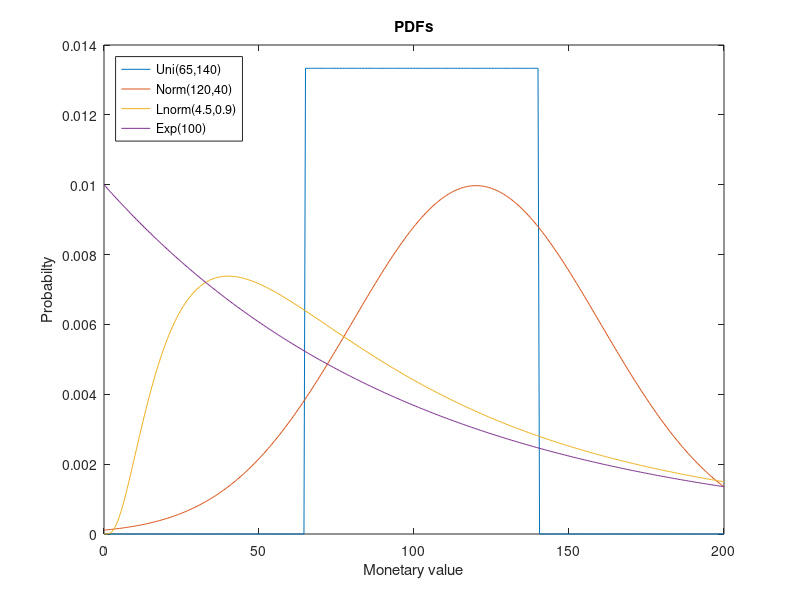
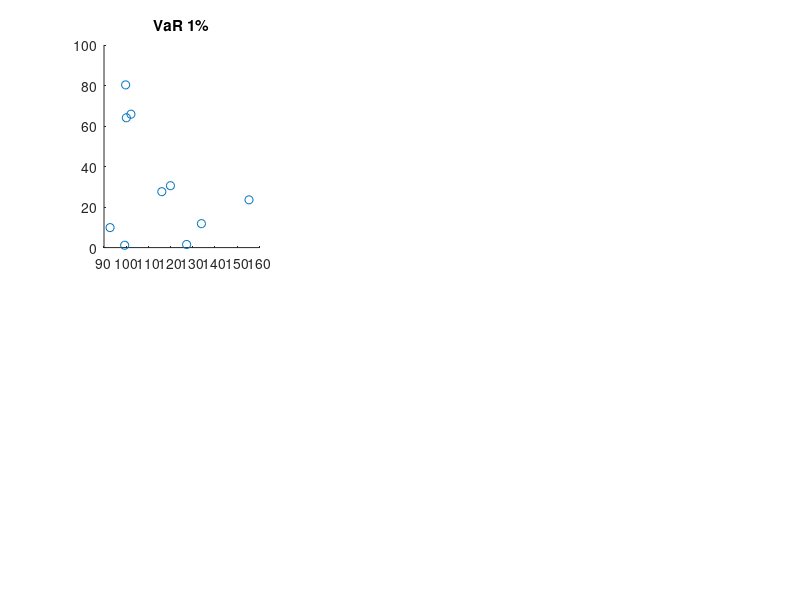

Write MATLAB code to recreate these figures, in order. (Note: this script raises an error after producing the figures.)
close all, clear all
% A1 Uni(80,120)
% A2 Uni(65,140)
% A3 Norm(120,40)
% A4 Norm(100,15)
% A5 Lnorm(4.8,0.7)
% A6 Lnorm(4.5,0.9)
% A7 Exp(100)
% A8 Exp(125)
% A9 Weib(105,2)
% A10 Weib(130,3)

% a %%%%%%%%%%%%%%%%%%%%%%%%%%%%%%%%%%%%%%%%%%%%%%%%%%%%%%%%%%%%%%%%%%%%%%%
%fill the parts XXXXXXX
t = 0:0.5:200;
pd1 = makedist('Uniform','lower',80,'upper',120);
a1 = pdf(pd1,t);
pd2 = makedist('Uniform','lower',65,'upper',140);
a2 = pdf(pd2,t);
pd3 = makedist('Normal','mu',120,'sigma',40);
a3 = pdf(pd3,t);
pd4 = makedist('Normal','mu',100,'sigma',15);
a4 = pdf(pd4,t);
pd5 = makedist('Lognormal','mu',4.8,'sigma',0.7);
a5 = pdf(pd5,t);
pd6 = makedist('Lognormal','mu',4.5,'sigma',0.9);
a6 = pdf(pd6,t);
pd7 = makedist('Exponential','mu',100);
a7 = pdf(pd7,t);
pd8 = makedist('Exponential','mu',125);
a8 = pdf(pd8,t);
pd9 = makedist('Weibull','a',105,'b',2);
a9 = pdf(pd9,t);
pd10 = makedist('Weibull','a',130,'b',3);
a10 = pdf(pd10,t);



% b %%%%%%%%%%%%%%%%%%%%%%%%%%%%%%%%%%%%%%%%%%%%%%%%%%%%%%%%%%%%%%%%%%%%%%%
%create the plot of PDFs
%type 'help pdf' to see what the values a1,...,a10 are and if they can be
%used for plotting
plot(t,a2)
hold on
plot(t,a3)
plot(t,a6)
plot(t,a7)
xlabel('Monetary value')
ylabel('Probabilty')
title('PDFs')
legend('Uni(65,140)', 'Norm(120,40)', 'Lnorm(4.5,0.9)',"Exp(100)", 'location','northwest')



% c %%%%%%%%%%%%%%%%%%%%%%%%%%%%%%%%%%%%%%%%%%%%%%%%%%%%%%%%%%%%%%%%%%%%%%%
%create samples
samples =zeros(10,5000);
samples(1,:) = random(pd1,1,5000);
samples(2,:) = random(pd2,1,5000);
samples(3,:) = random(pd3,1,5000);
samples(4,:) = random(pd4,1,5000);
samples(5,:) = random(pd5,1,5000);
samples(6,:) = random(pd6,1,5000);
samples(7,:) = random(pd7,1,5000);
samples(8,:) = random(pd8,1,5000);
samples(9,:) = random(pd9,1,5000);
samples(10,:) = random(pd10,1,5000);


%vectors to save the results
EV = zeros(10,1);
Var1 = zeros(10,1);
Var5 = zeros(10,1);
Var10 = zeros(10,1);
CVar1 = zeros(10,1);
CVar5 = zeros(10,1);
CVar10 = zeros(10,1);

%calculate the results, some basic idea provided here
%look at slide 10 from lecture 4
%the for loop handles the 10 investment opportunities one at a time
for i = 1:10
    %EV
    EV(i) = mean(samples(i,:));
    %VaRs
    Var1(i) = prctile(samples(i,:), 1);
    Var5(i) = prctile(samples(i,:), 5);
    Var10(i) = prctile(samples(i,:), 10);
    %CVaRs
    TailIndices1 = find(samples(i,:)<Var1(i));
    CVar1(i) = mean(samples(TailIndices1));
    TailIndices5 = find(samples(i,:)<Var5(i));
    CVar5(i) = mean(samples(TailIndices5));
    TailIndices10 = find(samples(i,:)<Var10(i));
    CVar10(i) = mean(samples(TailIndices10));
end



% d %%%%%%%%%%%%%%%%%%%%%%%%%%%%%%%%%%%%%%%%%%%%%%%%%%%%%%%%%%%%%%%%%%%%%%%
%labels for the scatter plots
labels = {'A1','A2','A3','A4','A5','A6','A7','A8','A9','A10'};

%subplot command is useful
% H = subplot(m,n,p), or subplot(mnp), breaks the Figure window
%     into an m-by-n matrix of small axes, selects the p-th axes for
%     the current plot, and returns the axes handle.

%you can uncomment and test the code below
% x = 0:0.01:2*pi;
% subplot(1,3,1)
% plot(x,sin(x))
% subplot(1,3,2)
% plot(x,cos(x))
% subplot(1,3,3)
% plot(x,tan(x))
% ylim([-5,5])
figure
subplot(2,3,1)
scatter(EV,Var1)
title('VaR 1%')
text(EV,Var1,labels, "SE")
xlabel('Expected value')
ylabel('Risk meassure')
subplot(2,3,2)
scatter(EV,Var5)
title('VaR 5%')
text(EV,Var5,labels, "SE")
xlabel('Expected value')
ylabel('Risk meassure')
subplot(2,3,3)
scatter(EV,Var10)
title('VaR 10%')
text(EV,Var10,labels, "SE")
xlabel('Expected value')
ylabel('Risk meassure')
subplot(2,3,4)
scatter(EV,CVar1)
title('CVaR 1%')
text(EV,CVar1,labels, "SE")
xlabel('Expected value')
ylabel('Risk meassure')
subplot(2,3,5)
scatter(EV,CVar5)
title('CVaR 5%')
text(EV,CVar5,labels, "SE")
xlabel('Expected value')
ylabel('Risk meassure')
subplot(2,3,6)
scatter(EV,CVar10)
title('CVaR 10%')
text(EV,CVar10,labels, "SE")
xlabel('Expected value')
ylabel('Risk meassure')



% g %%%%%%%%%%%%%%%%%%%%%%%%%%%%%%%%%%%%%%%%%%%%%%%%%%%%%%%%%%%%%%%%%%%%%%%
%first create a matrix that can contain the CVaR results for all the 10
%invesment oppportunities with 100 different alpha values
%then use for loop to calculate the 10*100 cases separately
Vars = zeros(10,100);
CVars = zeros(10,100);

for i = 1:10
    for j = 1:100
        Vars(i,j) = prctile(samples(i,:), j);
        TailIndices = find(samples(i,:)<=Vars(i,j));
        CVars(i,j) = mean(samples(i,TailIndices));
    end
end
%plot the CVaRs of each investment opportunity using alpha = 1:1:100
alpha = 1:1:100
figure
hold on 
for i = 1:10
    plot(alpha, CVars(i,:))
end
title("CVaR 0-100%")
xlabel("alpha")
ylabel("CVaR")
legend('A1','A2','A3','A4','A5','A6','A7','A8','A9','A10', 'location','northwest')



% h %%%%%%%%%%%%%%%%%%%%%%%%%%%%%%%%%%%%%%%%%%%%%%%%%%%%%%%%%%%%%%%%%%%%%%%
% previously we used function pdf(), there is a similar function for
% cumulative distibution functions
t2 = 0:1:500;
a5_cdf = cdf(pd5,t2);
a7_cdf = cdf(pd7,t2);
figure
plot(t2,a5_cdf)
hold on
plot(t2,a7_cdf)
title("CDFs")
ylabel("Probability")
xlabel('Monetary value')
legend('A5, Lnorm(4.8,0.7)', "A7, Exp(100)", 'location','northwest')
